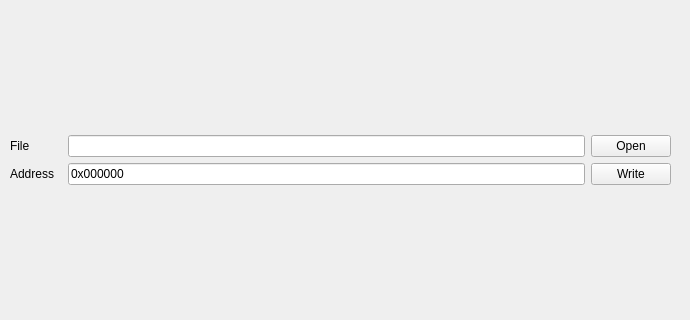
      <widget class="QWidget" name="spi_write">
       <attribute name="title">
        <string>SPI Write</string>
       </attribute>
       <widget class="QWidget" name="layoutWidget_2">
        <property name="geometry">
         <rect>
          <x>0</x>
          <y>0</y>
          <width>681</width>
          <height>311</height>
         </rect>
        </property>
        <layout class="QVBoxLayout" name="flash_spi_read_2" stretch="0,10,0">
         <item>
          <layout class="QHBoxLayout" name="flash_spi_read_read_horizontalLayout_2">
           <property name="leftMargin">
            <number>10</number>
           </property>
           <property name="topMargin">
            <number>10</number>
           </property>
           <property name="rightMargin">
            <number>10</number>
           </property>
           <item>
            <layout class="QGridLayout" name="gridLayout_6" columnstretch="1,10,0,0">
             <item row="1" column="0">
              <widget class="QLabel" name="flash_spi_write_addr_label">
               <property name="text">
                <string>Address</string>
               </property>
              </widget>
             </item>
             <item row="0" column="3">
              <widget class="QPushButton" name="flash_spi_write_fileOpen_button">
               <property name="text">
                <string>Open</string>
               </property>
              </widget>
             </item>
             <item row="0" column="1" colspan="2">
              <widget class="QLineEdit" name="flash_spi_write_fileName_lineEdit">
               <property name="text">
                <string/>
               </property>
              </widget>
             </item>
             <item row="1" column="3">
              <widget class="QPushButton" name="flash_spi_write_button">
               <property name="text">
                <string>Write</string>
               </property>
              </widget>
             </item>
             <item row="0" column="0">
              <widget class="QLabel" name="flash_spi_write_fileName_label">
               <property name="text">
                <string>File</string>
               </property>
              </widget>
             </item>
             <item row="1" column="1" colspan="2">
              <widget class="QLineEdit" name="flash_spi_write_addr_lineEdit">
               <property name="text">
                <string>0x000000</string>
               </property>
              </widget>
             </item>
            </layout>
           </item>
          </layout>
         </item>
         <item>
          <layout class="QVBoxLayout" name="flash_spi_write_hexView">
           <property name="leftMargin">
            <number>5</number>
           </property>
           <property name="topMargin">
            <number>0</number>
           </property>
           <property name="rightMargin">
            <number>5</number>
           </property>
          </layout>
         </item>
         <item>
          <layout class="QHBoxLayout" name="flash_spi_read_save_horizontalLayout_2"/>
         </item>
        </layout>
       </widget>
      </widget>
